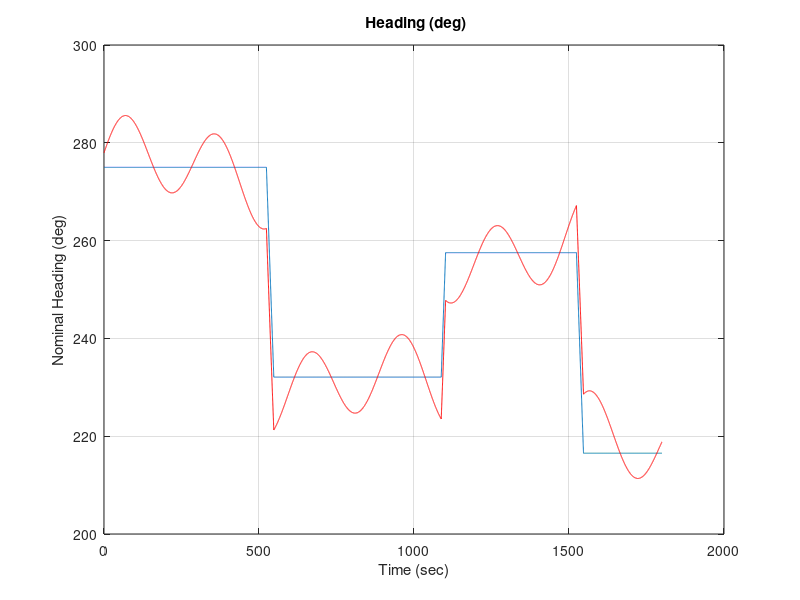
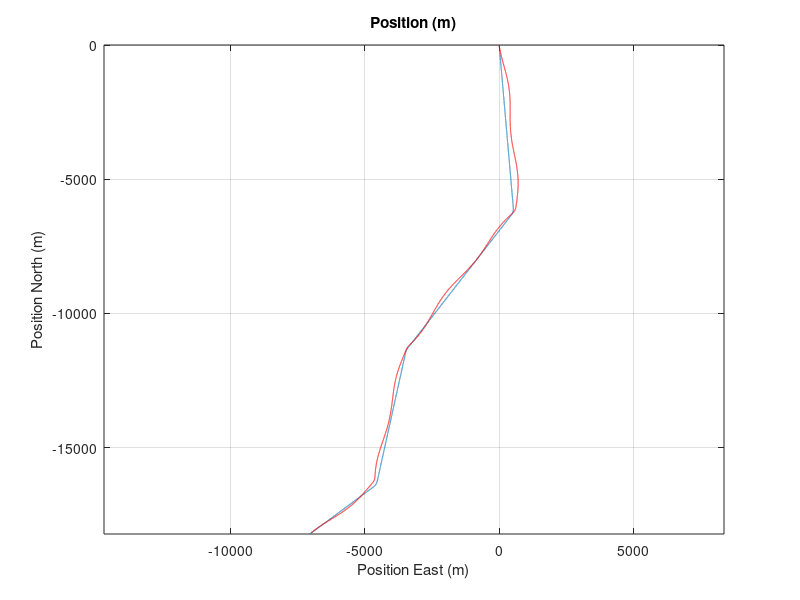

MATLAB code to generate these figures, in order:
close all;
clear all;

Sea_State = 5;           % Sea State - 1 to 6
Sim_Length_sec = 1800;   % Simulation Duration (sec)
turn_rate = 1.8;         % deg/sec
min_leg_len = 400.0;     % minimum straight line segment length (sec)
max_leg_len = 600.0;     % maximum straight line segment length (sec)

vel_knots = random('unif', 7.0, 25.0)   % Nominal ship speed (knots)
vel_mps = vel_knots * 0.5144444;        % Nominal ship speed (meters/sec)

%dt = 0.01;
dt = 0.1
arr_size = Sim_Length_sec/dt;
init_head_deg = random('unif', 0.0, 360.0)
wave_direction = random('unif', 0.0, 360.0)
deg2rad = pi/180.0;
cw = cos(wave_direction*deg2rad);
sw = sin(wave_direction*deg2rad);
leg_length_sec = random('unif',min_leg_len, max_leg_len);
time_seg_start = 0.0;
InTurn = 0;

if((random('unif', 0.0, 1.0)) >= 0.5)
  turn_dir = 1.0;
else
  turn_dir = -1.0;
end

tc = 1.0/20.0;
% emag = 1.0/3.0 * Sea_State;
emag = 1.25;% 1.15;

samp = [0:(arr_size-1)];
time = samp * dt;
Markov_Noise = time;
Wave_Disturbance = time;
Nom_Head = time;
Head_Err = time;
Head_Dev = time;
Vel_N_mps = time;
Vel_E_mps = time;
Pos_N_m = time;
Pos_E_m = time;
Nom_Vel_N  = time;
Nom_Vel_E  = time;
GRandMean    = 0.0;
GRandStdDev  = 1.0;


% %%%%%%%%%%%%%%%%%%%%%%%%%%%%%%%%%%%%%%%%%%%%%%%%%%%%%%%%%%%%%%%%%%%%%
% %2011-Jul-01 Heading Wander
% % Create Random Heading Errors
% Markov_Noise(1) = emag * random('norm',GRandMean,GRandStdDev);
% emag         = emag * sqrt( 2.0 / (dt * tc) );
% for n = 2:arr_size
%   rand_dbl     = random('norm',GRandMean,GRandStdDev);
%   err          = tc * ((rand_dbl * emag) - Markov_Noise(n-1));
%   Markov_Noise(n) = Markov_Noise(n-1) + (err * dt);
% end
% 
% %Remove high frequency heading errors
% Head_dev(1) = Markov_Noise(1);
% % for n = 2:arr_size
% %   Head_dev(n) = Head_dev(n-1) + (15.0*(Markov_Noise(n)-Head_dev(n-1))*dt);
% % end
% 
% gain = 0.93; %0.95
% for n = 2:arr_size
%     Head_dev(n) = sqrt(1-gain^2)*Markov_Noise(n) + gain*Head_dev(n-1);
% end
%%%%%%%%%%%%%%%%%%%%%%%%%%%%%%%%%%%%%%%%%%%%%%%%%%%%%%%%%%%%%%%%%%%%%%%%%


%%%%%%%%%%%%%%%%%%%%%%%%%%%%%%%%%%%%%%%%%%%%%%%%%%%%%%%%%%%
% 2011-Aug-12 Updated Heading wander the has low heading rate errors
mag_LF1 = 2
f_LF1 =  1/2000;
phase = random('unif', 0.0, 360.0)
Head_dev_LF1 = mag_LF1*cos(phase+time*f_LF1*2*pi);

mag_LF2 = 3
f_LF2 =  1/700;
Head_dev_LF2 = mag_LF2*sin(time*f_LF2*2*pi);

mag_MF = 8
f_MF =  1/300;
phase = random('unif', 0.0, 360.0)
Head_dev_MF = mag_MF*cos(phase +time*f_MF*2*pi);

Head_dev = Head_dev_LF1 +  Head_dev_LF2 + Head_dev_MF

%2011-08-15
%max_heading_rate = (mag_LF1*f_LF1 + mag_LF2*f_LF2 + mag_MF*f_MF + mag_HF*f_HF)*2*pi
max_heading_rate = (mag_LF1*f_LF1 + mag_LF2*f_LF2 + mag_MF*f_MF) *2*pi

%%%%%%%%%%%%%%%%%%%%%%%%%%%%%%%%%%%%%%%%%%%%%%%%%%%%%%%%%%

Nom_Head(1) = init_head_deg;
Des_Head = init_head_deg;

for n = 2:arr_size
  if(~InTurn)
    if((time(n)-time_seg_start) >= leg_length_sec)
      InTurn = 1;
      turn_dir = -turn_dir;
      Des_Head = Des_Head + random('unif',20.0, 60.0)*turn_dir;
    end
  end
  if(InTurn)
    Head_err = Des_Head - Nom_Head(n-1);
    if(Head_err > (turn_rate*dt))
      Head_err = turn_rate*dt;
    elseif(Head_err < (-turn_rate*dt))
      Head_err = -turn_rate*dt;
    else
      InTurn = 0;
      time_seg_start = time(n);
      leg_length_sec = random('unif',min_leg_len, max_leg_len);
    end;
    Nom_Head(n) = Nom_Head(n-1) + Head_err;    
  else
    Nom_Head(n) = Nom_Head(n-1);
  end
end

Heading_w_Wander = Nom_Head + Head_dev;

%Wave_Disturbance(1) = 0.0;

Nom_Vel_N = vel_mps * cos(Nom_Head*deg2rad);
Nom_Vel_E = vel_mps * sin(Nom_Head*deg2rad);

Vel_N_mps(1) = Nom_Vel_N(1);
Vel_E_mps(1) = Nom_Vel_E(1);

 Ideal_Pos_N_m(1) = 0.0;
 Ideal_Pos_E_m(1) = 0.0;

Wander_Vel_N = vel_mps * cos(Heading_w_Wander*deg2rad);
Wander_Vel_E = vel_mps * sin(Heading_w_Wander*deg2rad);

Wander_N_mps(1) = Wander_Vel_N(1);
Wander_E_mps(1) = Wander_Vel_E(1);

Wander_Pos_N_m(1) = 0.0;
Wander_Pos_E_m(1) = 0.0;

for n = 2:arr_size
  %Wave_Disturbance(n) = (Sea_State/4.5)*( 0.7*sin(0.52*time(n))-0.46*sin(0.63*time(n))+0.27*sin(0.69*time(n))-0.13*sin(0.78*time(n)));
   Ideal_Pos_N_m(n) = Ideal_Pos_N_m(n-1) + Nom_Vel_N(n)*dt;
   Ideal_Pos_E_m(n) = Ideal_Pos_E_m(n-1) + Nom_Vel_E(n)*dt;

  Wander_Pos_N_m(n) = Wander_Pos_N_m(n-1) + Wander_Vel_N(n)*dt;
  Wander_Pos_E_m(n) = Wander_Pos_E_m(n-1) + Wander_Vel_E(n)*dt;
end

%Ideal_Pos_N_m = Ideal_Pos_N_m + (Wave_Disturbance*cw);
%Ideal_Pos_E_m = Ideal_Pos_E_m + (Wave_Disturbance*sw);


% for n = 2:arr_size
%   Ideal_Vel_N_mps(n) = ( Ideal_Pos_N_m(n) - Ideal_Pos_N_m(n-1) )/dt; 
%   Ideal_Vel_E_mps(n) = ( Ideal_Pos_E_m(n) - Ideal_Pos_E_m(n-1) )/dt; 
%   
% end

figure;
plot(time, Nom_Head, time, Heading_w_Wander,'r');
title(' Heading (deg)');
xlabel('Time (sec)');
ylabel('Nominal Heading (deg)');
grid on;


% figure;
% plot(time, Wave_Disturbance);
% title('Wave Disturbance (m)');
% xlabel('Time (sec)');
% ylabel('Wave Disturbance (m)');
% grid on;
% 
figure;
plot(Ideal_Pos_N_m, Ideal_Pos_E_m,Wander_Pos_N_m,Wander_Pos_E_m, 'r' );
title('Position (m)');
xlabel('Position East (m)');
ylabel('Position North (m)');
grid on;
axis equal;
% 
% figure;
% plot(time, Ideal_Vel_N_mps, time, Wander_Vel_N,'r');
% title('North Velocity (mps)');
% xlabel('Time (sec)');
% ylabel('Velocity North (meters per sec)');
% grid on;
% 
% figure;
% plot(time, Ideal_Vel_E_mps, time, Wander_Vel_E,'r');
% title('East Velocity (mps)');
% xlabel('Time (sec)');
% ylabel('Velocity East (meters per sec)');
% grid on;
